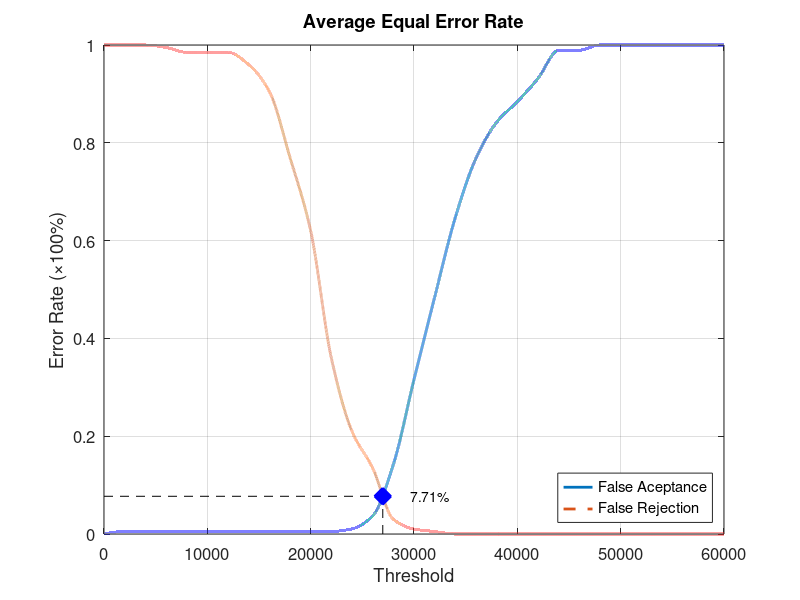
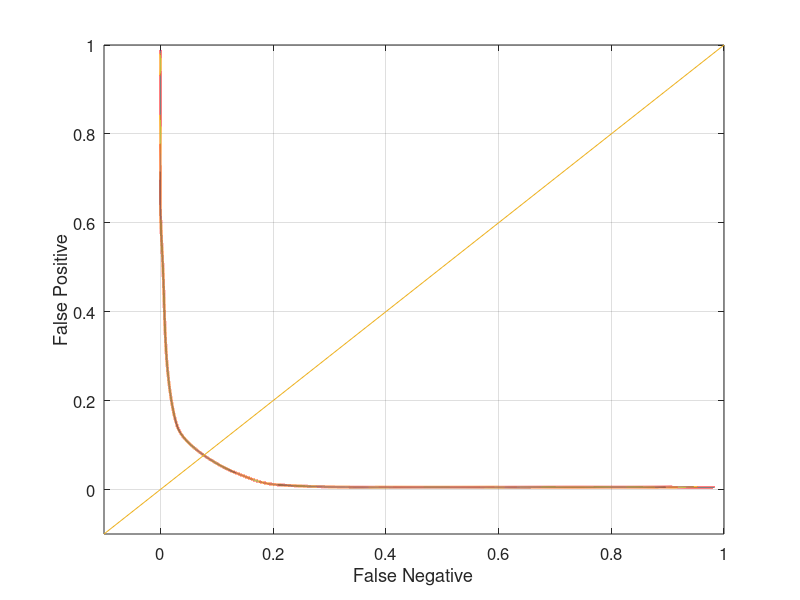

The MATLAB source for these figures, in order:
function yEER = Database3_4
close all;
clear;
clc;
x = 0:2000:60000;
xq = 0:0.5:60000;

y0 = [0 0.00526316 0.00526316 0.00526316 0.00526316 0.00526316 0.00526316 0.00526316 0.00526316 0.00526316 0.00526316 0.00526316 0.0105263 0.0368421 0.142105 0.315789 0.484211 0.647368 0.768421 0.842105 0.884211 0.931579 0.989474 0.989474 1 1 1 1 1 1 1];
yy0 = interp1(x, y0, xq, 'pchip');
y1 = [1 1 1 0.995 0.985 0.985 0.985 0.96 0.905 0.77 0.62 0.36 0.21 0.135 0.03 0.01 0.005 0 0 0 0 0 0 0 0 0 0 0 0 0 0];
yy1 = interp1(x, y1, xq, 'pchip');

% Calculating EER: 
y2 = abs(y0 - y1);
find(y2 == min(y2))
yy2 = abs(yy0 - yy1);
xEER = find(yy2 == min(yy2));
xEERIndex = xq(xEER) % X-axis EER
yEER = yy0(xEER) % Y-axis EER

main = figure
plot(xq, yy0,'-','LineWidth', 2);	hold on
plot(xq, yy1,'--','LineWidth', 2);	hold on
plot([xEERIndex xEERIndex], [0 yEER], 'k--');	hold on
plot([0 xEERIndex], [yEER yEER], 'k--');	hold on
plot(xEERIndex, yEER, 'bx', 'LineWidth', 10);	hold on
text(xEERIndex + 10 * xEERIndex / 100, yEER, [num2str(round((10000 * yEER)) / 100) '%'])
legend('False Aceptance', 'False Rejection', 'Location', 'SouthEast')
xlabel('Threshold')
ylabel('Error Rate (\times100%)')
title('Average Equal Error Rate')
set(gca, 'FontSize', 12)
axis([0 60000 0 1])
grid on

print(main, 'Database3_4Main', '-dpng');
FNRxFPR = figure('Color', [1 1 1]);
plot(yy1, yy0, '-', yy1, yy0, 'LineWidth', 2);
hold on
y = -0.1:0.1:1
plot(y, y); 
set(gca, 'FontSize', 12)
xlabel('False Negative')
ylabel('False Positive')
axis([-0.1 1 -0.1 1])
set(gca, 'FontSize', 12)
grid on

print(FNRxFPR, 'Database3_4FNRxFPR','-dpng');
end
